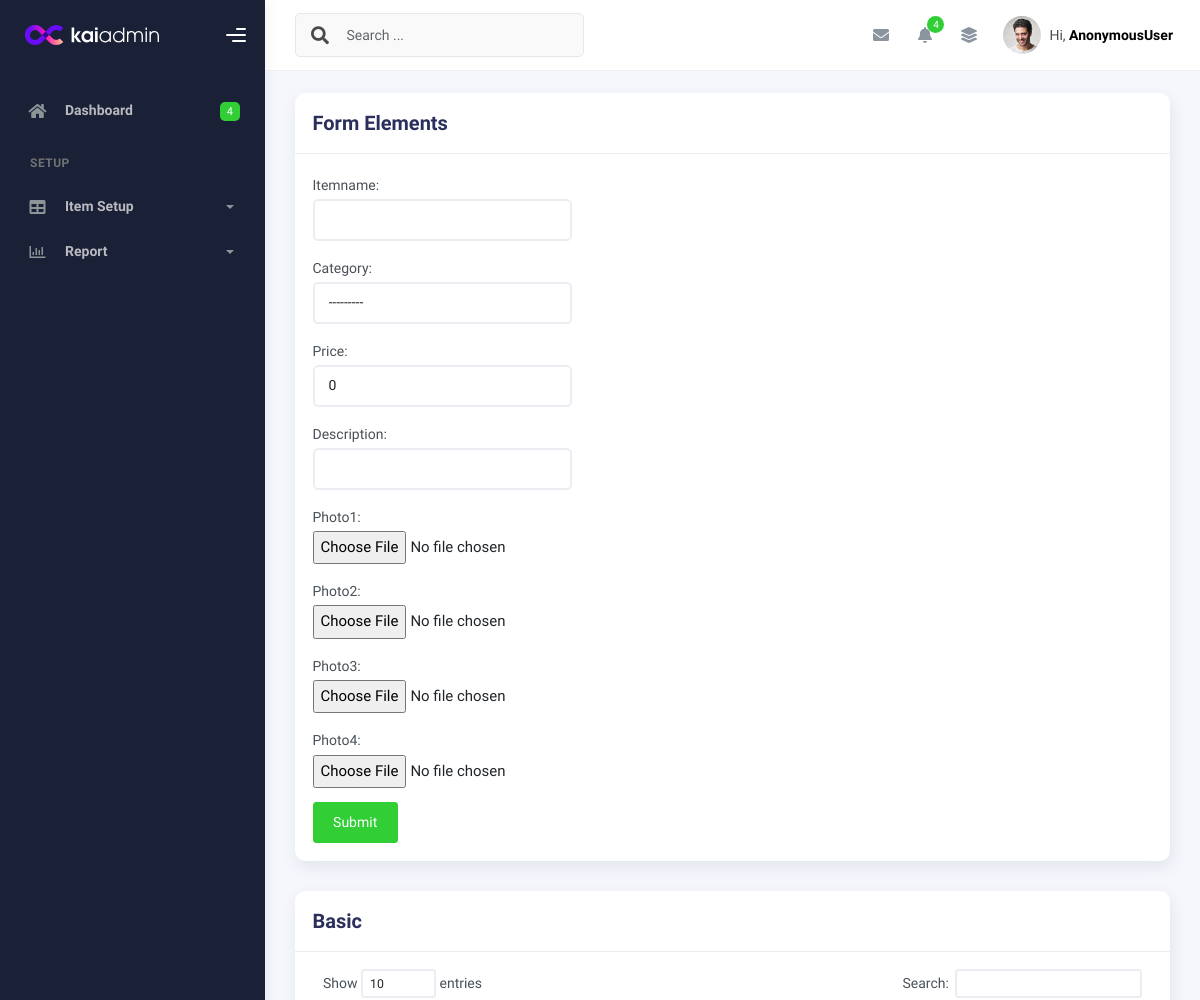
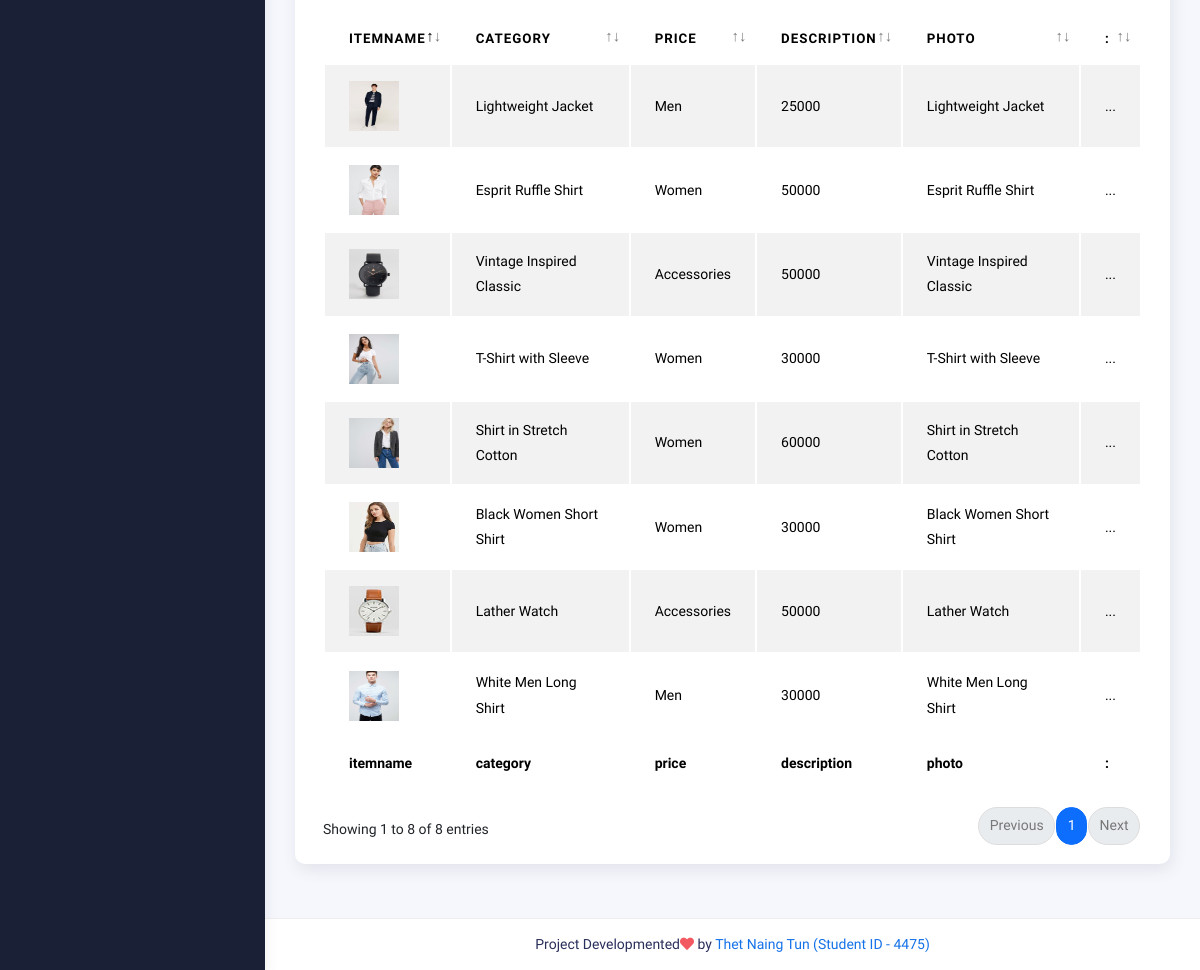
The page /itemview/ on the database its author committed (2 pictures, top to bottom).
### myapp/models.py (models this page shows)
class item(models.Model):
    itemname = models.CharField(max_length=255)
    category = models.ForeignKey(category, on_delete=models.CASCADE)
    price = models.PositiveIntegerField(default=0)
    description = models.CharField(max_length=255)
    photo1 = models.ImageField(upload_to='item/', blank=True, null=True)
    photo2 = models.ImageField(upload_to='item/', blank=True, null=True)
    photo3 = models.ImageField(upload_to='item/', blank=True, null=True)
    photo4 = models.ImageField(upload_to='item/', blank=True, null=True)
    created_at = models.DateTimeField(auto_now_add=True)
    updated_at = models.DateTimeField(auto_now=True)

class category(models.Model):
    categoryname = models.CharField(max_length=255)
    created_at = models.DateTimeField(auto_now_add=True)
    updated_at = models.DateTimeField(auto_now=True)
    def __str__(self):
        return self.categoryname

### myapp/views.py (the view, shortened to what this page needs)
# urls.py: path('itemview/', itemview.as_view(), name='itemview'),
class itemview(View):
    def get(self, request):
        itm = item.objects.all()
        form = itemcreateform()
        context = {'itm':itm, 'form':form}
        return render(request, 'shopadmin/itemcreate.html', context)

### myapp/forms.py
class itemcreateform(forms.ModelForm):
    class Meta:
        model = item
        fields = '__all__'
        widgets = {
            'itemname': forms.TextInput(attrs={'class': 'form-control', 'required':'true'}),
            'category': forms.Select(attrs={'class': 'form-control', 'required':'true'}),
            'description': forms.TextInput(attrs={'class': 'form-control', 'required':'true'}),
            'price': forms.NumberInput(attrs={'class': 'form-control', 'required':'true'}),
        }

### templates/shopadmin/itemcreate.html (shortened to what this page needs)
{% extends 'shopadmin/index.html' %}
{% block content %}
<div class="row">
    <div class="col-md-12">
      <div class="card">
        <div class="card-header">
          <div class="card-title">Form Elements</div>
        </div>
        <div class="card-body">
          <div class="row">
            <div class="col-md-6 col-lg-4">
                <form method="post" enctype="multipart/form-data" action="{% url 'myapp:itemview' %}">
                    {{ form.as_p }}
                    <input type="submit" value="Submit" class="btn btn-success">
                </form>
            </div>
          </div>
        </div>
      </div>
    </div>
  </div>
  <div class="col-md-12">
    <div class="card">
      <div class="card-header">
        <h4 class="card-title">Basic</h4>
      </div>
      <div class="card-body">
        <div class="table-responsive">
          <table
            id="basic-datatables"
            class="display table table-striped table-hover"
          >
            <thead>
              <tr>
                <th>itemname</th>
                <th>category</th>
                <th>price</th>
                <th>description</th>
                <th>photo</th>
                <th>:</th>
              </tr>
            </thead>
            <tfoot>
              <tr>
                <th>itemname</th>
                <th>category</th>
                <th>price</th>
                <th>description</th>
                <th>photo</th>
                <th>:</th>
              </tr>
            </tfoot>
            <tbody>
              {% for i in itm %}
              <tr>
                <td>
                  <img src="{{i.photo1.url}}" alt="" width="50px" height="50px">
                </td>
                <td>{{i.itemname}}</td>
                <td>{{i.category}}</td>
                <td>{{i.price}}</td>
                <td>{{i.itemname}}</td>
                <td>...</td>
              </tr>
              {% endfor %}
            </tbody>
          </table>
        </div>
      </div>
    </div>
  </div>
{% endblock content %}

### rows shown on the page
item: photo1 (picture), itemname "Lightweight Jacket", category "Men", price "25000"
item: photo1 (picture), itemname "Esprit Ruffle Shirt", category "Women", price "50000"
item: photo1 (picture), itemname "Vintage Inspired Classic", category "Accessories", price "50000"
item: photo1 (picture), itemname "T-Shirt with Sleeve", category "Women", price "30000"
item: photo1 (picture), itemname "Shirt in Stretch Cotton", category "Women", price "60000"
item: photo1 (picture), itemname "Black Women Short Shirt", category "Women", price "30000"
item: photo1 (picture), itemname "Lather Watch", category "Accessories", price "50000"
item: photo1 (picture), itemname "White Men Long Shirt", category "Men", price "30000"

### other values the page prints
{{ request.user }} "AnonymousUser"
